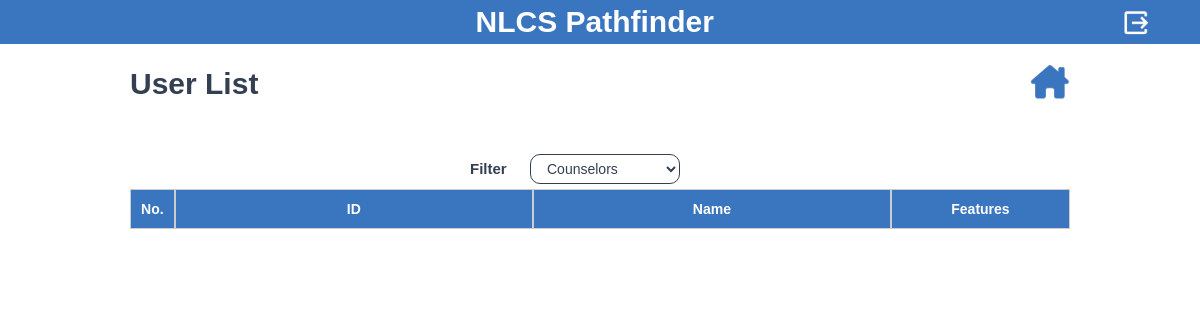
Page /manager-counselorlist/ (signed in) on the earlier database version.
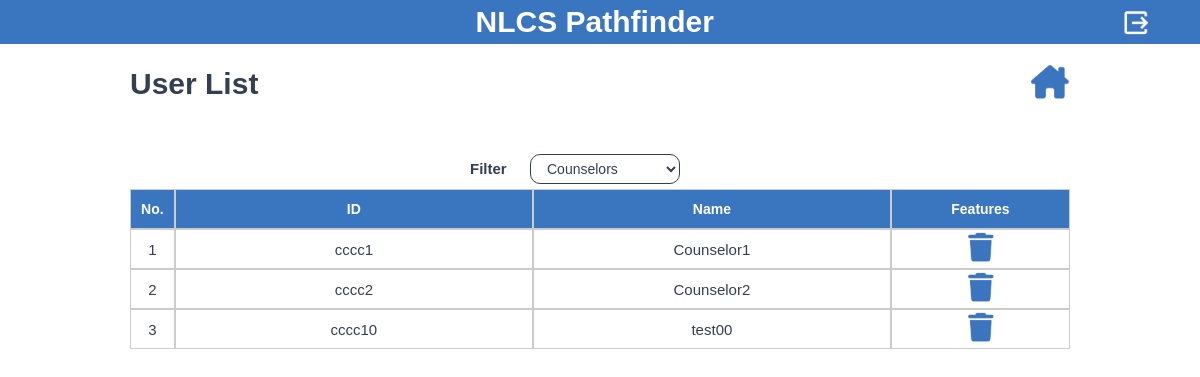
Same page on the later database version.
### manager/models.py (models this page shows, shortened)
class CustomUser(AbstractBaseUser, PermissionsMixin):
    ROLE_CHOICES = [
        ('manager', 'Manager'),
        ('counselor', 'Counselor'),
    ]
    username = models.CharField(max_length=50, unique=True)
    name = models.CharField(max_length=60)
    role = models.CharField(max_length=20, choices=ROLE_CHOICES)
    is_active = models.BooleanField(default=True)
    is_staff = models.BooleanField(default=False)
    REQUIRED_FIELDS = ['name', 'role']
    USERNAME_FIELD = 'username'
    objects = CustomUserManager()
    class Meta:
        verbose_name = 'Custom User'
        verbose_name_plural = 'Custom Users'

### manager/views.py (the view, shortened to what this page needs)
# urls.py: path('manager-counselorlist/', views.manager_counselorlist, name='manager-counselorlist'),
@login_required
def manager_counselorlist(request):
    counselors = CustomUser.objects.filter(role='counselor', is_active=True)
    for c in counselors:
        print(c.name)
    counselor_pk_list = [c.pk for c in counselors]
    print(counselor_pk_list)
    context = {
        'counselors': counselors,
        'counselor_pk_list': counselor_pk_list,
    }
    return render(request, 'manager_manageuserscounselor.html', context)

### manager/templates/manager_manageuserscounselor.html (shortened to what the changed rows need)
<!DOCTYPE html>
<html data-wf-page="664ddac3cec4f581f92a08b6" data-wf-site="65dae9a8aed2bddc7d4faf42">
<head>
  {% load static %}
  <link href="{% static 'css/normalize.css' %}" rel="stylesheet" type="text/css">
  <link href="{% static 'css/webflow.css' %}" rel="stylesheet" type="text/css">
  <link href="{% static 'css/2024-ia-gyumin.webflow.css' %}" rel="stylesheet" type="text/css">
</head>
<body class="body">
  <section class="sectionmaintitle sectionheader sectionheaderlogout">
    <h1 class="headingmaintitle headingladn">                NLCS Pathfinder</h1>
  </section>
  <section class="sectionadminuserlist">
    <div class="w-layout-blockcontainer containerstdregheader w-container">
      <div class="divstdregessentialheader">
        <div id="w-node-f18b932d-7f52-d60e-bbf3-5157eddd1049-f92a08b6" class="divstdregheaderleft">
          <h1 class="headingstdregheaderleft">User List</h1>
        </div>
      </div>
    </div>
    <div class="w-layout-blockcontainer containercslstdlistfilter w-container">
      <div class="divblockcslstdlistfiltertotalgrid">
        <div id="w-node-_04b2b2d0-868f-9733-91e6-02bd12764990-f92a08b6" class="divblockcslstdlistfiltergrid">
          <h1 id="w-node-aecbbcb3-fbd4-3d55-dbd3-b318bce0ad78-f92a08b6" class="headingcslstdlistfiltertext">Filter</h1>
        </div>
      </div>
    </div>
    <div class="w-layout-blockcontainer containercslstdlist w-container">
      <div class="divadmuserstdlisttable">
        {% for counselor in counselors %}
        <div id="w-node-_179c3a27-b557-71e4-c74d-f36f7d2376ff-f92a08b6" class="divcslstddetailstabledata">
          <h1 class="headingcsltableuserlistdata">{{ forloop.counter }}</h1>
        </div>
        <div id="w-node-_5197f733-7904-6cc7-9ecc-baf557ef89ba-f92a08b6" class="divcslstddetailstabledata">
          <h1 class="headingcsltableuserlistdata">{{ counselor.username }}</h1>
        </div>
        <div id="w-node-_2a811ce6-2efa-3a34-5816-e5649499b8b6-f92a08b6" class="divcslstddetailstabledata">
          <h1 class="headingcsltableuserlistdata">{{ counselor.name }}</h1>
        </div>
        <div id="w-node-_573c2063-d6c8-ff47-7c7c-58a188843c20-f92a08b6" class="divadmintableuserlistdatafeature">
          <div id="w-node-_3e8801d4-8715-003d-5414-e7dd378048ea-f92a08b6" class="divblockuserlistfeaturesicon">
            <a class="divhousebutton" style="text-decoration:none; cursor:pointer" onclick="showModal({{counselor.id}});"><img class="img-fluid" src="{% static 'img/trash.png' %}" alt="Logo"></a>
          </div>
        </div>
        {% endfor %}
      </div>
    </div>
  </section>
</body>
</html>

Differences in the rows shown:
added CustomUser: username "cccc1", name "Counselor1"
added CustomUser: username "cccc2", name "Counselor2"
added CustomUser: username "cccc10", name "test00"
